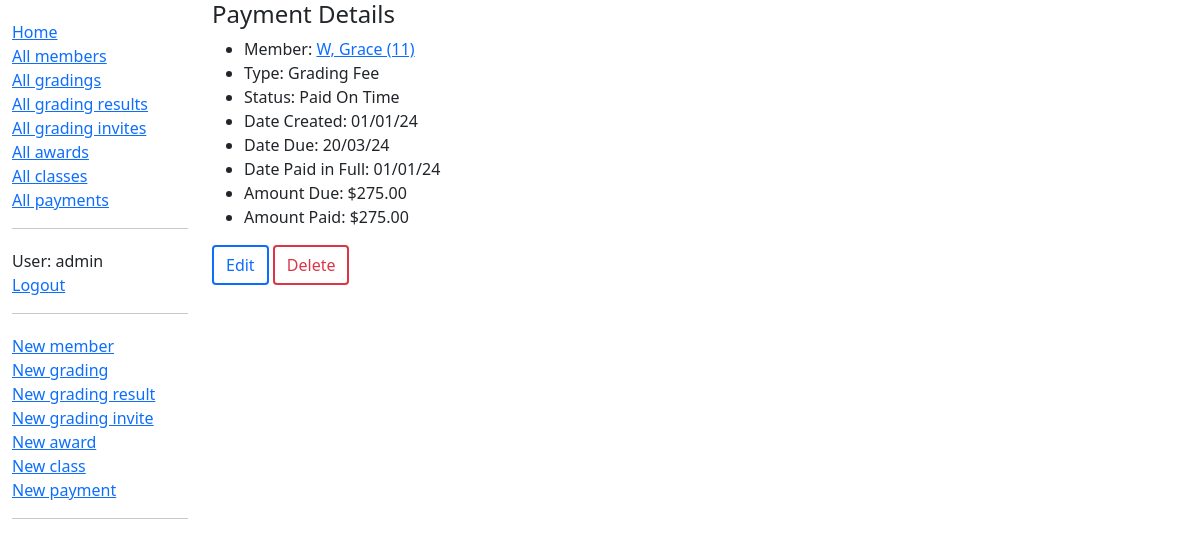
Page /dashboard/payment/5 (signed in) on the earlier database version.
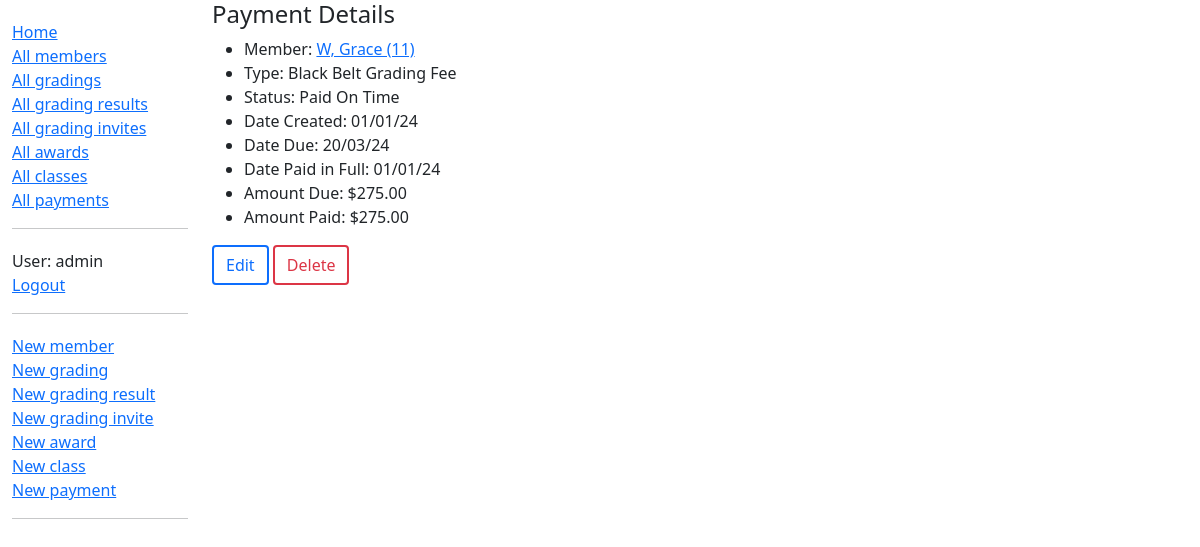
Same page on the later database version.
### dashboard/models.py (models this page shows, shortened)
class Payment(models.Model):
    member = models.ForeignKey(Member, help_text='Who needs to pay this?', on_delete=models.PROTECT)
    paymenttype = models.ForeignKey('PaymentType', help_text='What type of payment is this?', null=True, on_delete=models.SET_NULL, verbose_name='Payment type')
    date_created = models.DateTimeField(default=timezone.now)
    date_due = models.DateTimeField(default=time_in_a_month)
    date_paid_in_full = models.DateTimeField(null=True, blank=True)
    amount_due = models.DecimalField(max_digits=7, decimal_places=2, help_text='Amount to be paid, in $', default=0)
    amount_paid = models.DecimalField(max_digits=7, decimal_places=2, help_text='Amount currently paid, in $', default=0)
    class Meta:
        ordering = ['-date_due', 'paymenttype']
    @property
    def is_past_due(self):
        return self.date_due < timezone.now()
    def get_payment_status(self):
        if self.is_past_due and self.date_paid_in_full == None:
            return "Overdue"
        elif self.date_paid_in_full:
            if self.date_paid_in_full > self.date_due:
                return "Paid Late"
            else:
                return "Paid On Time"
        else:
            return "Awaiting Payment"

class PaymentType(models.Model):
    name = models.CharField(max_length=200)
    standard_amount = models.DecimalField(max_digits=7, decimal_places=2, help_text='Standard amount to be paid, in $', default=0)
    def __str__(self):
        return f'{self.name}'

class Member(models.Model):
    first_name = models.CharField(max_length=50)
    last_name = models.CharField(max_length=50)
    idnumber = models.SmallIntegerField(verbose_name="ID Number")
    address_line_1 = models.CharField(max_length=200, help_text="Unit, Street Number and Name", blank=True)
    address_line_2 = models.CharField(max_length=200, help_text="Suburb", blank=True)
    address_line_3 = models.CharField(max_length=4, help_text="Postcode", blank=True)
    date_of_birth = models.DateField()
    belt = models.CharField(max_length=50, choices=BELT_CHOICES, blank=True)
    email = models.EmailField()
    phone = models.CharField(max_length=100)
    team_leader_instructor = models.CharField(max_length=2, choices=TL_INST_RANKS, blank=True, verbose_name="Team Leader/Instructor")
    active = models.BooleanField(default=True)
    class Meta:
        ordering = ['-belt','idnumber']
    def __str__(self):
        return f'{self.last_name}, {self.first_name} ({self.idnumber})'
    def get_absolute_url(self):
        return reverse('member-detail', args=[str(self.id)])

### dashboard/views.py (the view)
# urls.py: path('payment/<int:pk>', views.PaymentDetailView.as_view(), name='payment-detail'),
class PaymentDetailView(LoginRequiredMixin, generic.DetailView):
    model = Payment

### dashboard/templates/dashboard/payment_detail.html
{% extends "base_generic.html" %}
{% block content %}
{% now "Y-m-d H:i:s" as today %}
<h4>Payment Details</h4>
<ul>
    <li>Member: <a href="{{ payment.member.get_absolute_url }}">{{ payment.member }}</a></li>
    <li>Type: {{ payment.paymenttype }}</li>
    <li{% if payment.get_payment_status == 'Overdue' %} style="color:red;"{% elif payment.get_payment_status == 'Paid Late' %} style="color:#d0d000;"{% endif %}>Status: {{ payment.get_payment_status }}</li>
    <li>Date Created: {{ payment.date_created|date:"d/m/y" }}</li>
    <li{% if payment.is_past_due %}{% if payment.date_paid_in_full is None %} style="color:red;"{% endif %}{% endif %}>Date Due: {{ payment.date_due|date:"d/m/y" }}</li>
    <li>Date Paid in Full: {{ payment.date_paid_in_full|date:"d/m/y" }}</li>
    <li>Amount Due: ${{ payment.amount_due }}</li>
    <li>Amount Paid: ${{ payment.amount_paid }}</li>
</ul>
<a class="btn btn-outline-primary btn-outline-thicker" href="{% url 'update-payment' payment.pk %}">Edit</a>
<a class="btn btn-outline-danger btn-outline-thicker" href="{% url 'delete-payment' payment.pk %}">Delete</a>
{% endblock %}

Differences in the rows shown:
changed Payment "Paid On Time": paymenttype "Grading Fee" → "Black Belt Grading Fee"
